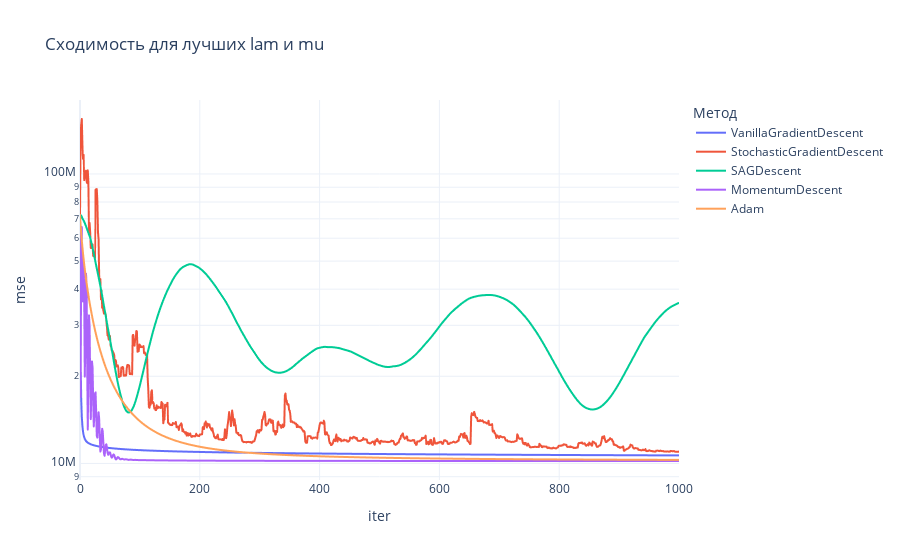

Notebook code cell kept with this figure:
### Code cell
records = []
best = {
    'MomentumDescent': {'lambda_': 0.3, 'mu': 0.01}, # пришлось порезать, чтобы ошибка не взрывалась до триллионов
    'VanillaGradientDescent': {'lambda_': 0.2, 'mu': 0.01}, # пришлось порезать, чтобы ошибка не взрывалась до триллионов
    'StochasticGradientDescent': {'lambda_': 0.177828, 'mu': 0.01},
    'SAGDescent': {'lambda_': 100, 'mu': 0.026102},  # пришлось увеличить, не обучался, но прикольно себя повел
    'Adam': {'lambda_': 100, 'mu': 0.01}  # пришлось увеличить, а то Адам сильно режет lr и не обучается (лучше конечно константный для него, но задание не позволяет)
}

for DescentClass in descent_models:
    method = DescentClass.__name__
    lr = best[method]['lambda_']
    mu = best[method]['mu']

    optimizer = DescentClass(lr_schedule=lambda: TimeDecayLR(lambda_=lr))
    model = LinearRegression(optimizer=optimizer, regularization=mu, loss_function=LossFunction.MSE_regularized)
    model.fit(X_train, y_train)

    hist = model.loss_history
    records.extend({'method': method, 'iter': i, 'mse': v, 'lambda_': lr}
                   for i, v in enumerate(hist))

df = pd.DataFrame.from_records(records)

fig = px.line(
    df, x='iter', y='mse', color='method',
    title='Сходимость для лучших lam и mu'
)
fig.update_layout(template='plotly_white', legend_title_text='Метод')
fig.update_yaxes(type='log')
fig.show()

### Figure 1 — Plotly figure (JSON) as saved in the notebook; plotly's stock layout.template omitted (floating-point values rounded to 4 significant figures; data arrays with more than 128 entries replaced by an {"elided": "..."} marker saying what was removed)
{"data": [{"hovertemplate": "method=VanillaGradientDescent<br>iter=%{x}<br>mse=%{y}<extra></extra>", "legendgroup": "VanillaGradientDescent", "line": {"color": "#636efa", "dash": "solid"}, "marker": {"symbol": "circle"}, "mode": "lines", "name": "VanillaGradientDescent", "showlegend": true, "x": {"elided": "1001 int values"}, "xaxis": "x", "y": {"elided": "1001 float values"}, "yaxis": "y", "type": "scattergl"}, {"hovertemplate": "method=StochasticGradientDescent<br>iter=%{x}<br>mse=%{y}<extra></extra>", "legendgroup": "StochasticGradientDescent", "line": {"color": "#EF553B", "dash": "solid"}, "marker": {"symbol": "circle"}, "mode": "lines", "name": "StochasticGradientDescent", "showlegend": true, "x": {"elided": "1001 int values"}, "xaxis": "x", "y": {"elided": "1001 float values"}, "yaxis": "y", "type": "scattergl"}, {"hovertemplate": "method=SAGDescent<br>iter=%{x}<br>mse=%{y}<extra></extra>", "legendgroup": "SAGDescent", "line": {"color": "#00cc96", "dash": "solid"}, "marker": {"symbol": "circle"}, "mode": "lines", "name": "SAGDescent", "showlegend": true, "x": {"elided": "1001 int values"}, "xaxis": "x", "y": {"elided": "1001 float values"}, "yaxis": "y", "type": "scattergl"}, {"hovertemplate": "method=MomentumDescent<br>iter=%{x}<br>mse=%{y}<extra></extra>", "legendgroup": "MomentumDescent", "line": {"color": "#ab63fa", "dash": "solid"}, "marker": {"symbol": "circle"}, "mode": "lines", "name": "MomentumDescent", "showlegend": true, "x": {"elided": "1001 int values"}, "xaxis": "x", "y": {"elided": "1001 float values"}, "yaxis": "y", "type": "scattergl"}, {"hovertemplate": "method=Adam<br>iter=%{x}<br>mse=%{y}<extra></extra>", "legendgroup": "Adam", "line": {"color": "#FFA15A", "dash": "solid"}, "marker": {"symbol": "circle"}, "mode": "lines", "name": "Adam", "showlegend": true, "x": {"elided": "1001 int values"}, "xaxis": "x", "y": {"elided": "1001 float values"}, "yaxis": "y", "type": "scattergl"}], "layout": {"xaxis": {"anchor": "y", "domain": [0.0, 1.0], "title": {"text": "iter"}}, "yaxis": {"anchor": "x", "domain": [0.0, 1.0], "title": {"text": "mse"}, "type": "log"}, "legend": {"title": {"text": "Метод"}, "tracegroupgap": 0}, "title": {"text": "Сходимость для лучших lam и mu"}}}
